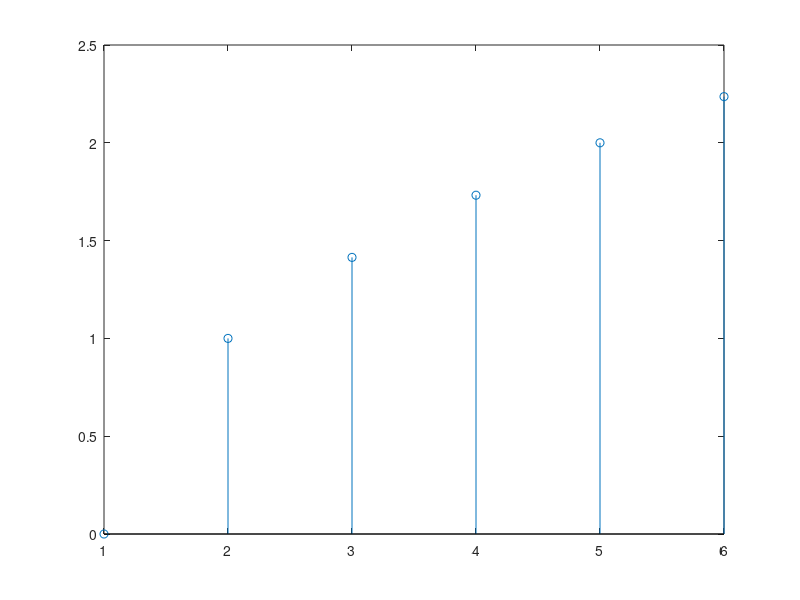

Here is the MATLAB script that generated this plot:
# 1.1
x = [1, 2, 3]
y = [4, 5, 6]
x' # inverse matrix; 1 2 3 (untereinander)
x + 4 # alles +4; 5 6 7
x + y # addition von Matrizen; 5 7 9
x - y # subtraktion von Matrizen; -3 -3 -3
x * 0.5 # Matrix multiplikation; 0,5 1,0 1,5
x .* y # multiplikation von Matrizen; 4 10 18
x * y' # multiplikation mit inverse; 32

# 1.2
x1 = 0:1:5 # 6 Elemente
x2 = 0:0.5:10 # 21 Elemente
y1 = sin(x2)
y2 = 0.5 * cos(x2)
plot(x2, y1) # nicht diskret
stem(x2,y1) # zeitdiskret mit --o
bar(x2,y1) # zeitdiskret mit Balken
plot(x2, y1, x2, y2)

# 1.3
stem(cos(x1)) # Graph mit den Cosinus Werten zu jedem Wert von x1
stem(exp(x1)) # Graph mit den e-Funktionswerten zu jedem Wert von x1
stem(factorial(x1)) # Graph mit Fakultät zu jedem Wert von x1
stem(sqrt(x1)) # Graph mit den Werten der Wurzel zu jedem Wert von x1